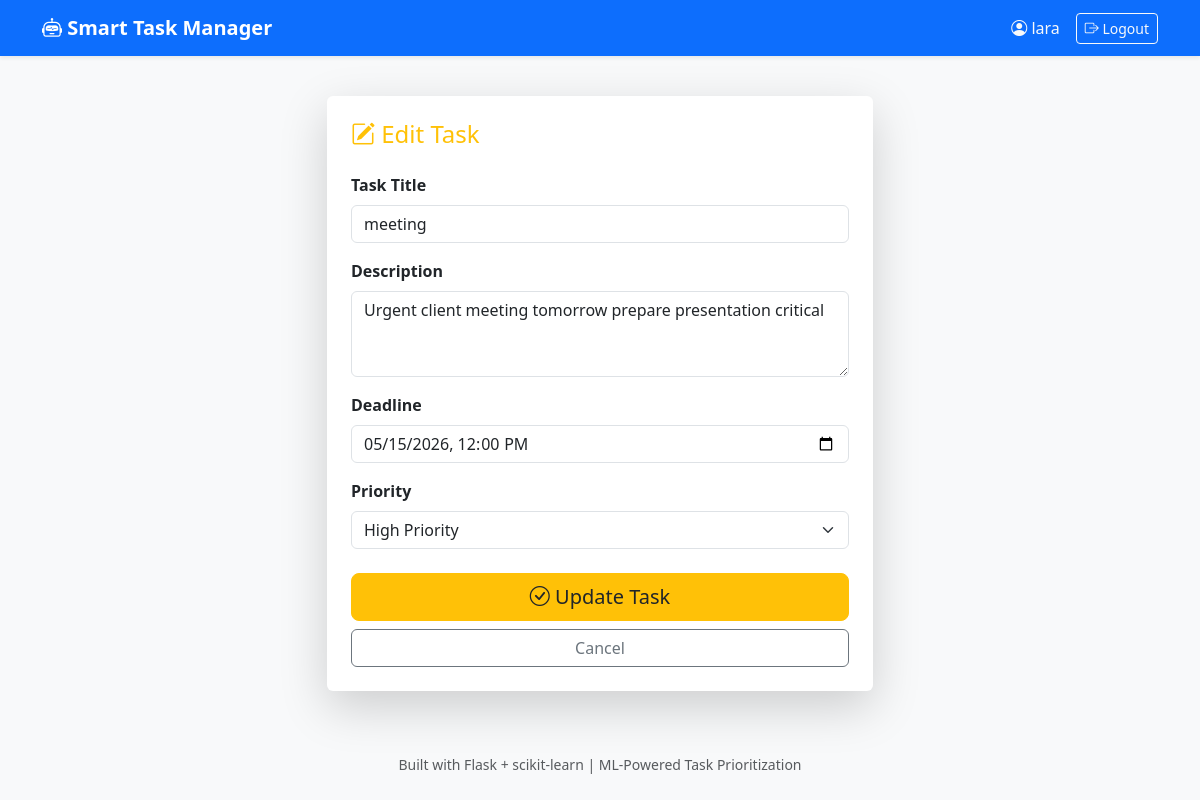
Screenshot of /task/edit/1 (signed in) with the database file from the repository.
### app.py (models this page shows, shortened)
class User(UserMixin, db.Model):
    id = db.Column(db.Integer, primary_key=True)           # Unique ID
    username = db.Column(db.String(80), unique=True, nullable=False)  # Login name
    email = db.Column(db.String(120), unique=True, nullable=False)    # Email address
    password_hash = db.Column(db.String(200), nullable=False)         # Encrypted password
    tasks = db.relationship('Task', backref='owner', lazy=True, cascade='all, delete-orphan')

class Task(db.Model):
    id = db.Column(db.Integer, primary_key=True)
    title = db.Column(db.String(100), nullable=False)        # Task name
    description = db.Column(db.Text, nullable=False)         # Task details (used by ML)
    priority = db.Column(db.Integer, nullable=False, default=2)  # 1=Low, 2=Medium, 3=High
    deadline = db.Column(db.DateTime, nullable=False)          # Due date
    status = db.Column(db.String(20), default='pending')     # pending or completed
    created_at = db.Column(db.DateTime, default=datetime.utcnow)  # Auto-set timestamp
    user_id = db.Column(db.Integer, db.ForeignKey('user.id'), nullable=False)  # Owner

### app.py (the view, shortened to what this page needs)
@app.route('/task/edit/<int:task_id>', methods=['GET', 'POST'])
@login_required
def edit_task(task_id):
    task = Task.query.filter_by(id=task_id, user_id=current_user.id).first_or_404()
    deadline_str = task.deadline.strftime('%Y-%m-%dT%H:%M')
    return render_template('edit_task.html', task=task, deadline_str=deadline_str)

### app.py (called while the page is built)
@login_manager.user_loader
def load_user(user_id):
    return User.query.get(int(user_id))

### templates/edit_task.html (shortened to what this page needs)
{% extends "base.html" %}
{% block content %}
<div class="row justify-content-center">
    <div class="col-md-8 col-lg-6">
        <div class="card shadow-lg border-0">
            <div class="card-body p-4">
                <h4 class="mb-4 text-warning">
                    <i class="bi bi-pencil-square"></i> Edit Task
                </h4>
                <form method="POST" action="{{ url_for('edit_task', task_id=task.id) }}">
                    <div class="mb-3">
                        <label class="form-label fw-bold">Task Title</label>
                        <input type="text" name="title" class="form-control" value="{{ task.title }}" required>
                    </div>
                    <div class="mb-3">
                        <label class="form-label fw-bold">Description</label>
                        <textarea name="description" class="form-control" rows="3" required>{{ task.description }}</textarea>
                    </div>
                    <div class="mb-3">
                        <label class="form-label fw-bold">Deadline</label>
                        <input type="datetime-local" name="deadline" class="form-control" value="{{ deadline_str }}" required>
                    </div>
                    <div class="mb-4">
                        <label class="form-label fw-bold">Priority</label>
                        <select name="priority" class="form-select">
                            <option value="3" {% if task.priority == 3 %}selected{% endif %}>High Priority</option>
                        </select>
                    </div>
                    <div class="d-grid gap-2">
                        <button type="submit" class="btn btn-warning btn-lg text-dark">
                            <i class="bi bi-check-circle"></i> Update Task
                        </button>
                        <a href="{{ url_for('dashboard') }}" class="btn btn-outline-secondary">Cancel</a>
                    </div>
                </form>
            </div>
        </div>
    </div>
</div>
{% endblock %}

### templates/base.html (shortened to what this page needs)
<!DOCTYPE html>
<html lang="en">
<head>
    <link href="https://cdn.jsdelivr.net/npm/bootstrap@5.3.2/dist/css/bootstrap.min.css" rel="stylesheet">
    <link rel="stylesheet" href="https://cdn.jsdelivr.net/npm/bootstrap-icons@1.11.1/font/bootstrap-icons.css">
    <link rel="stylesheet" href="{{ url_for('static', filename='css/style.css') }}">
</head>
<body class="bg-light">
    <nav class="navbar navbar-expand-lg navbar-dark bg-primary shadow-sm">
        <div class="container">
            <a class="navbar-brand fw-bold" href="{{ url_for('dashboard') }}">
                <i class="bi bi-robot"></i> Smart Task Manager
            </a>
            <div class="collapse navbar-collapse" id="navbarNav">
                <ul class="navbar-nav ms-auto align-items-center">
                    {% if current_user.is_authenticated %}
                        <li class="nav-item">
                            <span class="nav-link text-light">
                                <i class="bi bi-person-circle"></i> {{ current_user.username }}
                            </span>
                        </li>
                        <li class="nav-item">
                            <a class="btn btn-outline-light btn-sm ms-2" href="{{ url_for('logout') }}">
                                <i class="bi bi-box-arrow-right"></i> Logout
                            </a>
                        </li>
                    {% endif %}
                </ul>
            </div>
        </div>
    </nav>
    <main class="container py-4">
        {% block content %}{% endblock %}
    </main>
    <footer class="text-center text-muted py-4 mt-auto">
        <small>Built with Flask + scikit-learn | ML-Powered Task Prioritization</small>
    </footer>
</body>
</html>

### static/css/style.css (style rules this page uses)
body { min-height: 100vh; display: flex; flex-direction: column; }
main { flex: 1; }
.card { transition: transform 0.2s ease, box-shadow 0.2s ease; }
.btn { transition: all 0.2s; }

### rows the page displays
User: username "lara"
Task: title "meeting", description "Urgent client meeting tomorrow prepare presentation critical", priority "High Priority"
